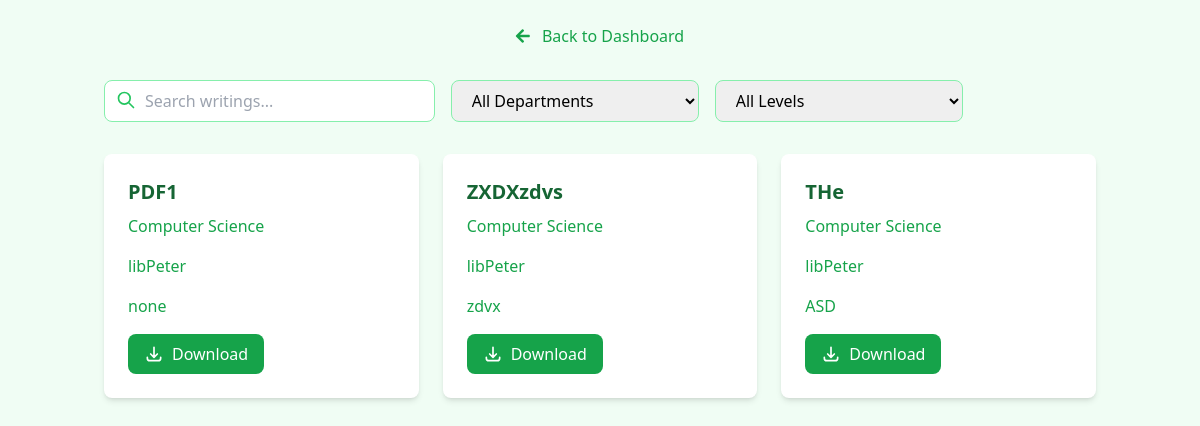
Page /uploads/lib_material_view/ on the committed database.
### uploads/models.py (models this page shows, shortened)
class LibraryUpload(models.Model):
    title = models.CharField(max_length=200)
    author = models.ForeignKey(User, on_delete=models.CASCADE)
    level=models.CharField(max_length=200, default="100 Level",choices=[
        ('100 Level', "100 Level"),
        ('200 Level', "200 Level"),
        ('300 Level', "300 Level"),
         ('400 Level', "400 Level")
    ])
    department=models.CharField(max_length=200, default="Software Engineering",choices=[
        ('Software Engineering', "Software Engineering"),
        ('Computer Science', "Computer Science"),
        ('Nursing', "Nursing"),
    ])
    snippet = models.TextField()
    created_at = models.DateTimeField(auto_now_add=True)
    updated_at = models.DateTimeField(auto_now=True)
    file = models.FileField(upload_to='staff_writings/', null=True, blank=True)

### uploads/views.py (the view)
# urls.py: path('lib_material_view/', lib_material_view, name='lib_material_view_page'),
def lib_material_view(request):
    writings = LibraryUpload.objects.all().order_by('-created_at')
    search_query = request.GET.get('search','')
    if search_query:
        writings = writings.filter(Q(title__icontains=search_query))
        writings = LibraryUpload.objects.all()
    search_query = request.GET.get('search', '')
    department = request.GET.get('department', '')
    level = request.GET.get('level', '')
    if department:
        writings = writings.filter(department=department)
    if level:
        writings = writings.filter(level=level)
    context = {
        'writings': writings,
        'search_query': search_query,
    }
    if request.headers.get('X-Requested-With') == 'XMLHttpRequest':
        html = render_to_string('uploads/partials/document_list.html', context)
        return JsonResponse({'html': html})
    return render(request, 'uploads/lib_upload_download.html',{    'writings': writings,})

### uploads/templates/uploads/lib_upload_download.html (shortened to what this page needs)
{% load static %}
<!DOCTYPE html>
<html lang="en">
<head>
    <script src="https://cdn.tailwindcss.com"></script>
    <link href="https://cdnjs.cloudflare.com/ajax/libs/font-awesome/5.15.3/css/all.min.css" rel="stylesheet">
</head>
<body class="min-h-screen bg-green-50">
    <div class="mt-6 text-center">
        <a href="{% url 'nav_home' %}" class="text-green-600 hover:text-green-800 transition duration-300 ease-in-out">
            <i class="fas fa-arrow-left mr-2"></i>
            Back to Dashboard
        </a>
    </div>
    <main class="container mx-auto px-4 py-8">
        <div class="mb-8 flex flex-col md:flex-row gap-4">
            <div class="relative w-full md:w-1/3">
                <input
                    type="text"
                    id="search"
                    name="search"
                    placeholder="Search writings..."
                    class="w-full pl-10 pr-4 py-2 border border-green-300 rounded-lg focus:outline-none focus:ring-2 focus:ring-green-500"
                    value="{{ search_query|default:'' }}"
                >
                <svg xmlns="http://www.w3.org/2000/svg" class="absolute left-3 top-2.5 h-5 w-5 text-green-500" fill="none" viewBox="0 0 24 24" stroke="currentColor">
                    <path stroke-linecap="round" stroke-linejoin="round" stroke-width="2" d="M21 21l-6-6m2-5a7 7 0 11-14 0 7 7 0 0114 0z" />
                </svg>
            </div>
            <select id="department" class="w-full md:w-1/4 px-4 py-2 border border-green-300 rounded-lg focus:outline-none focus:ring-2 focus:ring-green-500">
                <option value="">All Departments</option>
            </select>
            <select id="level" class="w-full md:w-1/4 px-4 py-2 border border-green-300 rounded-lg focus:outline-none focus:ring-2 focus:ring-green-500">
                <option value="">All Levels</option>
            </select>
        </div>
        <div id="writing-list" class="grid grid-cols-1 md:grid-cols-2 lg:grid-cols-3 gap-6">
            {% include 'uploads/partials/document_list.html' %}
        </div>
    </main>
</body>
</html>

### uploads/templates/uploads/partials/document_list.html
{% for document in writings %}
    <div class="bg-white p-6 rounded-lg shadow-md">
        <h2 class="text-xl font-semibold mb-2 text-green-800">{{ document.title }}</h2>
        <p class="text-green-600 mb-4">{{ document.department }}</p>
        <p class="text-green-600 mb-4">{{ document.author }}</p>
        <p class="text-green-600 mb-4">{{ document.snippet }}</p>
        <a
            href="{% url "file_download" document.id%}"
            download
            class="inline-flex items-center px-4 py-2 bg-green-600 text-white rounded-lg hover:bg-green-700 transition-colors"
        >
            <svg xmlns="http://www.w3.org/2000/svg" class="h-5 w-5 mr-2" fill="none" viewBox="0 0 24 24" stroke="currentColor">
                <path stroke-linecap="round" stroke-linejoin="round" stroke-width="2" d="M4 16v1a3 3 0 003 3h10a3 3 0 003-3v-1m-4-4l-4 4m0 0l-4-4m4 4V4" />
            </svg>
            Download
        </a>
    </div>
{% empty %}
    <p class="col-span-full text-center text-gray-500">No documents found.</p>
{% endfor %}

### rows in the picture
LibraryUpload: title "PDF1", department "Computer Science", author "libPeter", snippet "none"
LibraryUpload: title "ZXDXzdvs", department "Computer Science", author "libPeter", snippet "zdvx"
LibraryUpload: title "THe", department "Computer Science", author "libPeter", snippet "ASD"
